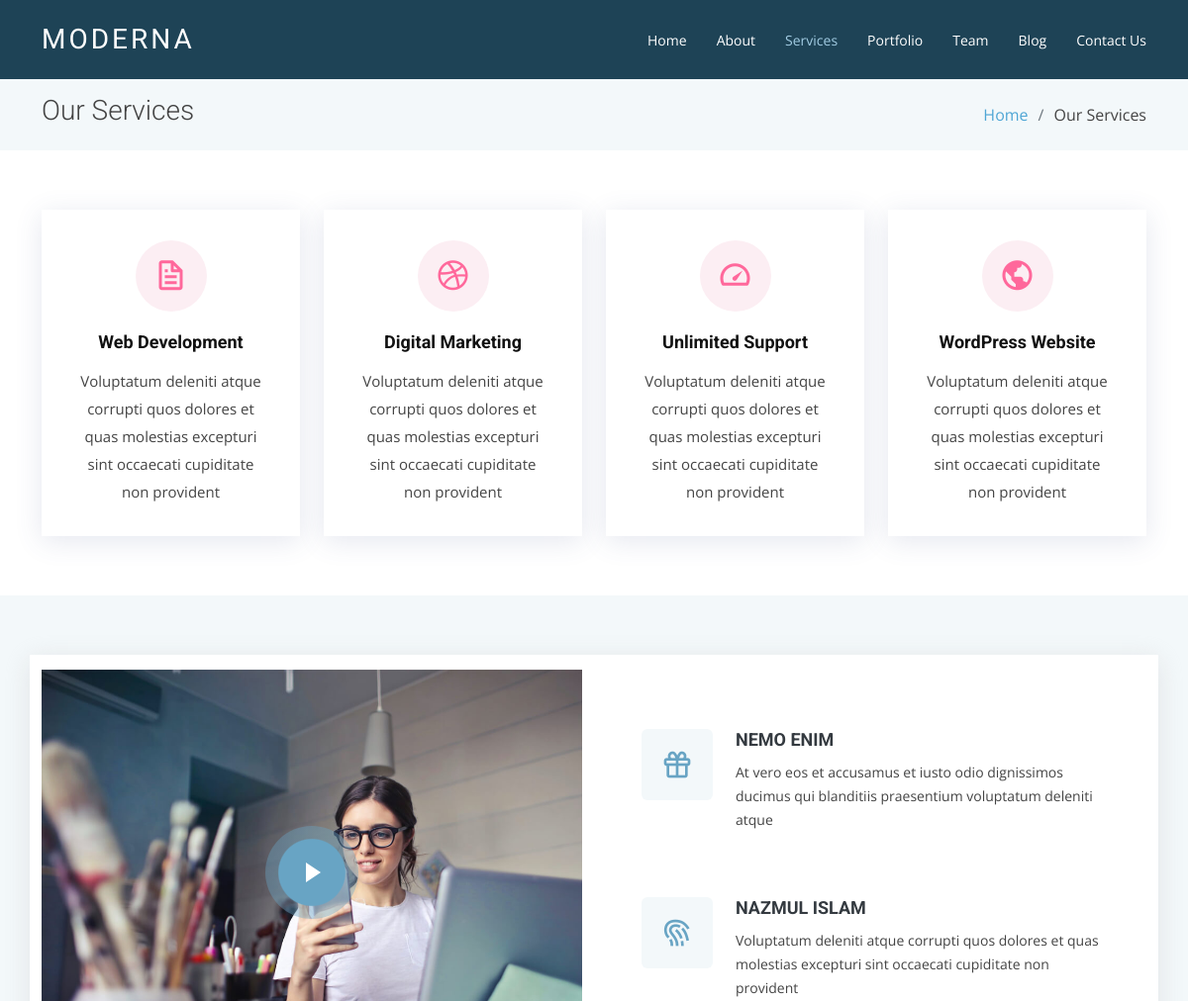
The app's page /services.php (upper part), older data.
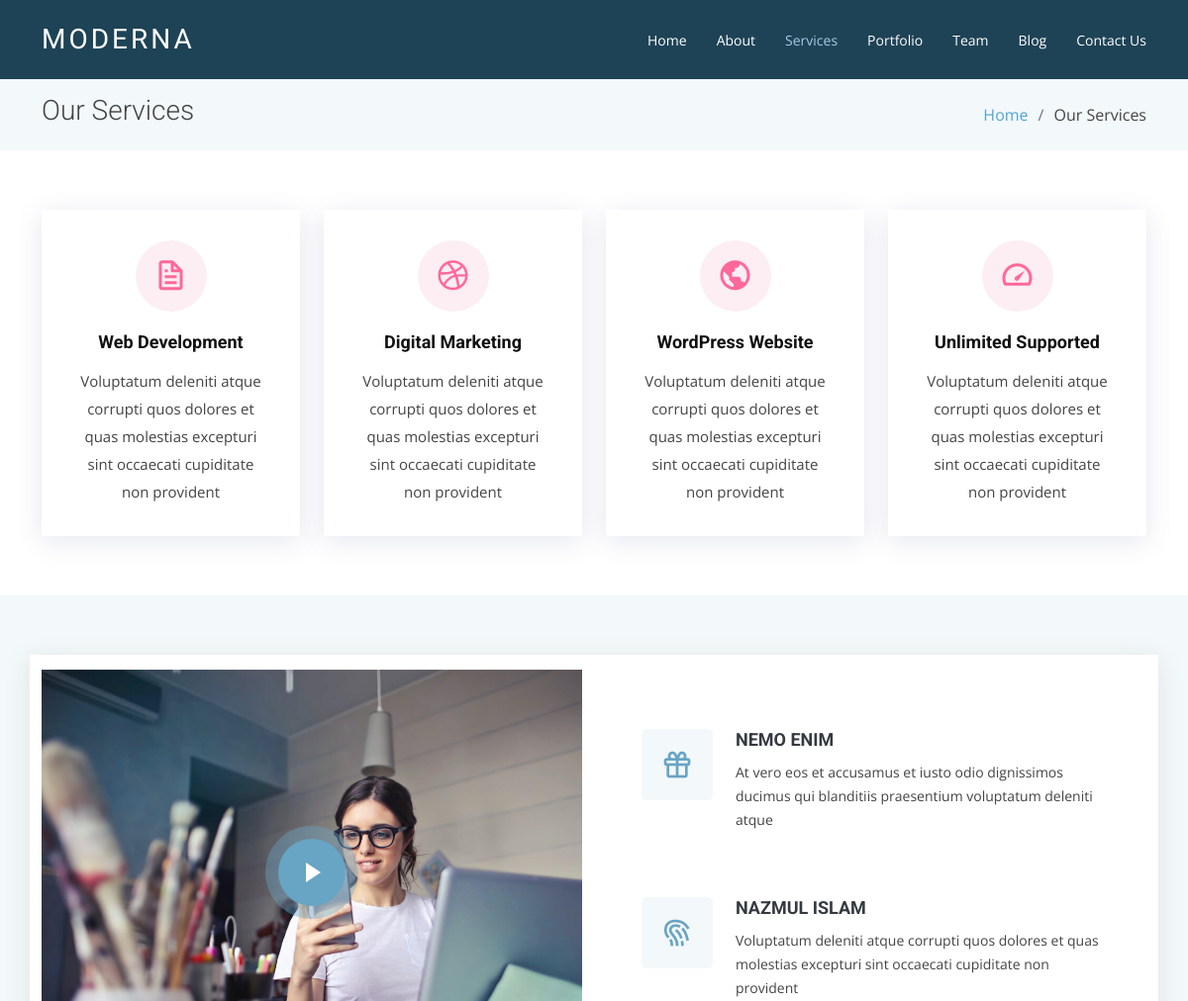
The same page, newer data.
### tables this page shows
CREATE TABLE `services` (
  `id` int(10) UNSIGNED NOT NULL,
  `title` varchar(255) DEFAULT NULL,
  `description` text DEFAULT NULL,
  `icon` varchar(255) DEFAULT NULL,
  `status` tinyint(11) NOT NULL DEFAULT 1
);

CREATE TABLE `video` (
  `id` tinyint(3) UNSIGNED NOT NULL,
  `image` varchar(255) NOT NULL,
  `url` varchar(255) NOT NULL,
  `status` int(11) NOT NULL DEFAULT 1
);

CREATE TABLE `whyus` (
  `id` tinyint(11) UNSIGNED NOT NULL,
  `title` varchar(255) DEFAULT NULL,
  `icon` varchar(255) DEFAULT NULL,
  `category` varchar(255) DEFAULT NULL,
  `status` tinyint(4) NOT NULL DEFAULT 1
);

### services.php (the view, shortened to what this page needs)
<?php
  include'mordana/header.php';
  require_once'db.php';
  $select="SELECT * FROM services WHERE status=1";
  $services=mysqli_query($db, $select);
  $select="SELECT * FROM whyus";
  $whyus=mysqli_query($db, $select);
  $select="SELECT * FROM video";
  $section=mysqli_query($db, $select);
?>
  <header id="header" class="fixed-top d-flex align-items-center ">
    <div class="container d-flex justify-content-between align-items-center">
      <div class="logo">
        <h1 class="text-light"><a href="index.php"><span>Moderna</span></a></h1>
      </div>
      <nav id="navbar" class="navbar">
        <ul>
          <li><a class="" href="index.php">Home</a></li>
          <li><a href="about.php">About</a></li>
          <li><a class="active" href="services.php">Services</a></li>
          <li><a href="portfolio.php">Portfolio</a></li>
          <li><a href="team.php">Team</a></li>
          <li><a href="blog.php">Blog</a></li>
          <li><a href="contact.php">Contact Us</a></li>
        </ul>
      </nav>
    </div>
  </header>
  <main id="main">
    <section class="breadcrumbs">
      <div class="container">
        <div class="d-flex justify-content-between align-items-center">
          <h2>Our Services</h2>
          <ol>
            <li><a href="index.php">Home</a></li>
            <li>Our Services</li>
          </ol>
        </div>
      </div>
    </section>
    <section class="services">
      <div class="container">
        <div class="row">
          <?php
            foreach($services as $key => $service){
              ?>
              <div class="col-md-6 col-lg-3 d-flex align-items-stretch" data-aos="fade-up">
                <div class="icon-box icon-box-pink">
                  <div class="icon"><i class="<?php echo$service['icon']?>"></i>
                  </div>
                  <h4 class="title"><a href="#"><?php echo$service['title']?></a></h4>
                  <p class="description"><?php echo$service['description']?></p>
                </div>
              </div>
              <?php
            }
          ?>
        </div>
      </div>
    </section>
    <section class="why-us section-bg" data-aos="fade-up" date-aos-delay="200">
      <div class="container">
        <div class="row">
          <?php
            foreach($section as $key=> $value){
              ?>
              <div class="col-lg-6 video-box">
                <img src="assets/portfolio/whyus/<?php echo$value['image']?>" class="img-fluid" alt="">
                <a href="<?php echo $value['url']?>" class="venobox play-btn mb-4" data-vbtype="video" data-autoplay="true"></a>
              </div>
              <?php
            }
          ?>
          <div class="col-lg-6 d-flex flex-column justify-content-center p-5">
            <?php
              foreach($whyus as $key=> $value){
                ?><div class="icon-box">
                    <div class="icon"><i class="<?php echo $value['icon']?>"></i></div>
                    <h4 class="title"><a href=""><?php echo $value['title']?></a></h4>
                    <p class="description"><?php echo $value['category']?></p>
                  </div>
                <?php
              }
            ?>
          </div>
        </div>
      </div>
    </section>
  </main>
<?php
  include'mordana/footer.php';
?>

Row changes from the older to the newer data that the page shows:
removed services: title "Unlimited Support", description "Voluptatum deleniti atque corrupti quos dolores et quas molestias excepturi sint occaecati cupiditate non provident"
added services: title "Unlimited Supported", description "Voluptatum deleniti atque corrupti quos dolores et quas molestias excepturi sint occaecati cupiditate non provident"
